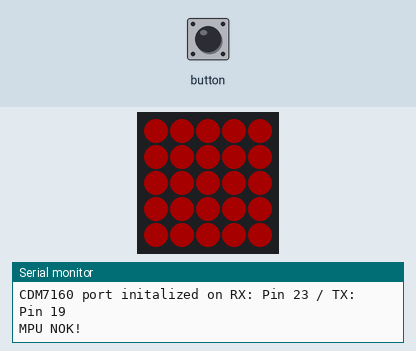
Recording of a program running on a simulated ESP32. Shown: 5×5 RGB LED matrix (first LED top left, wired row by row), the last lines printed to the serial monitor. Inputs (shaded band) come from the test bench. Dim RGB values are drawn brighter than linear.

Above: at 1.5 s.
1.6 s: button pressed for 3.2 s
At 4.43 s:
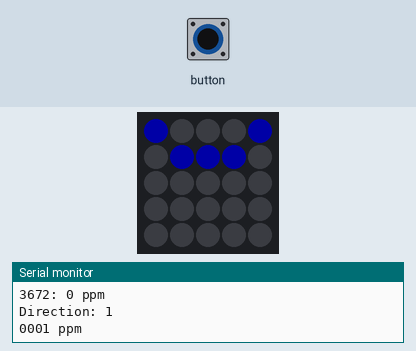
At 7.3 s:
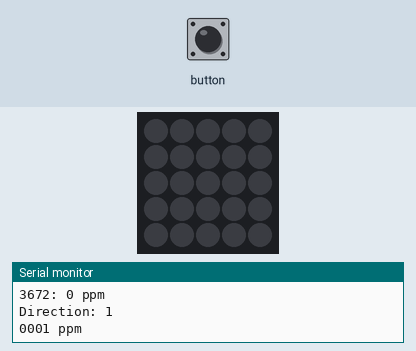
14.4 s: button pressed for 3.2 s
At 22.8 s:
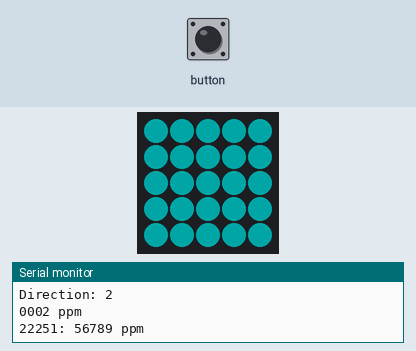
Timing chart, 0 to 24.3 s (numbered marks = the images above; inputs shaded):
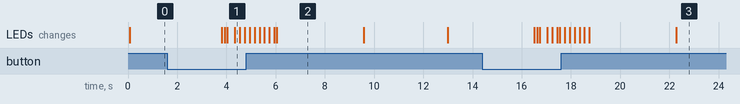

Measured:
- after the input at 1.6 s, the LEDs: first change after 2.2 s (image 1 shows a later state)
- after the input at 14.4 s, the LEDs: first change after 2.1 s (image 3 shows a later state)
- what the display in image 2 shows lasts 3.6 s, from 6.0 s to 9.6 s

The program:

main.cpp
```cpp
#include <Arduino.h>
#include "M5Atom.h"
#include <digit_display.h>
#include <cdm7160.h>

float accX = 0, accY = 0, accZ = 0;
float gyroX = 0, gyroY = 0, gyroZ = 0;
float temp = 0;
bool IMU6886Flag = false;

unsigned char digits_buf[5*75]; // empty + 4 digit ppm à 5x5 pixel in RGB
unsigned char disp_buf[sizeof(digits_buf)+2]; // + initial bytes for "width" & "height"

int CO2val = 400;
int CO2old = 400;
int rot_mod = 0;

void scroll_ppm(int ppm, byte rot_count) {
    Serial.print("Direction: "); Serial.println(rot_count);
    int buf_width;
    int buf_height;

    if (ppm >= 10000) ppm = 9999;
    byte thous = (int)floor(ppm/1000);
      Serial.print(thous);
    ppm = ppm - thous * 1000;
    byte huns = (int) floor(ppm/100);
      Serial.print(huns);
    ppm = ppm - huns * 100;
    byte tens = (int) floor(ppm/10);
      Serial.print(tens);
    ppm = ppm - tens * 10;
    byte ones = (int) floor(ppm);
      Serial.print(ones);
      Serial.println(" ppm");

    memcpy(digits_buf, empty, sizeof(empty));
    buf_width = DIGIT_WIDTH;
    buf_height = DIGIT_HEIGHT;
    if (thous == 0)
      digit_to_buf(99, rot_count); // -> empty
    else
      digit_to_buf(thous, rot_count);
    merge_buffers(digits_buf, &buf_width, &buf_height, rot_count);
    digit_to_buf(huns, rot_count);
    merge_buffers(digits_buf, &buf_width, &buf_height, rot_count);
    digit_to_buf(tens, rot_count);
    merge_buffers(digits_buf, &buf_width, &buf_height, rot_count);
    digit_to_buf(ones, rot_count);
    merge_buffers(digits_buf, &buf_width, &buf_height, rot_count);

    disp_buf[0] = buf_width;
    disp_buf[1] = buf_height;
    memcpy(disp_buf + 2, digits_buf, sizeof(digits_buf));

    int start = 0;
    int ende = 0;
    int incr = 0;
    if ((rot_count == SCROLL_LEFT_MERGE_TO_RIGHT) || (rot_count == SCROLL_TOP_MERGE_TO_BOTTOM)) {
      start = (thous == 0) ? 20 : 25;
      ende = -1;
      incr = -1;
    } else {
      start = (thous == 0) ? 10 : 5;
      ende = 31;
      incr = 1;
    }
    switch (rot_count % 2) {
      case 0: {
        for (int i = start; i != ende; i = i + incr) {
          M5.dis.displaybuff((uint8_t *)disp_buf, i,0);
          delay(100);
        }
        break;
      }
      default: {
        for (int i = start; i != ende; i = i + incr) {
          M5.dis.displaybuff((uint8_t *)disp_buf, 0,i);
          delay(100);
        }
        break;
      }
    }
}

void setup()
{
    Serial.begin(115200);
    Serial.println();
    Serial.println("M5atom_CO2_status starting...");

    M5.begin(true, false, true);
    delay(50);
    setup_cdm7160();
    matrix_fill(0xFF0000);
    delay(300);

    if (M5.IMU.Init() != 0) {
      IMU6886Flag = false;
      Serial.println("MPU NOK!");
    }
    else
    {
      IMU6886Flag = true;
      Serial.println("MPU ok...");
    }
}

void loop()
{
    if (M5.Btn.wasPressed()) {
      rot_mod = (rot_mod+1)%4;
      matrix_fill(0xFF00FF);
      delay(100);
      matrix_fill(0xFF0000);
      delay(100);
      scroll_ppm(rot_mod, rot_mod);
      delay(100);

    }

    if (IMU6886Flag == true)
    {
        M5.IMU.getGyroData(&gyroX, &gyroY, &gyroZ);
        if ((gyroX*gyroX + gyroY*gyroY + gyroZ*gyroZ) > 60) {
          matrix_fill(0xFFFFFF);
          int timer = 15; // ~1500 ms
          while (((gyroX*gyroX + gyroY*gyroY + gyroZ*gyroZ) > 40) && timer > 0) {
            M5.IMU.getGyroData(&gyroX, &gyroY, &gyroZ);
            delay(100);
            timer--;
          }
          M5.IMU.getAccelData(&accX, &accY, &accZ);
          M5.IMU.getTempData(&temp);
          byte direction = 0;
          if (accY*1000 > 700) direction = SCROLL_LEFT_MERGE_TO_RIGHT;
          if (accX*1000 > 700) direction = SCROLL_BOTTOM_MERGE_TO_TOP;
          if (accY*1000 < -700) direction = SCROLL_RIGHT_MERGE_TO_LEFT;
          if (accX*1000 < -700) direction = SCROLL_TOP_MERGE_TO_BOTTOM;
          direction = (direction + rot_mod) % 4;
          Serial.printf("Gyroscope X,Y,Z: %.2f,%.2f,%.2f o/s \r\n", gyroX, gyroY, gyroZ);
          Serial.printf("Accelerometer X,Y,Z: %.2f,%.2f,%.2f mg\r\n", accX * 1000, accY * 1000, accZ * 1000);
          Serial.printf("Temperature : %.2f C \r\n", temp);
          scroll_ppm(CO2val, direction);
          delay(100);
          matrix_fill(get_CO2color(CO2val));
        }
    }

    CO2val = read_CO2ppm();
    if (CO2val != CO2old) {
      Serial.print(millis()); Serial.print(": "); Serial.print(CO2val); Serial.println(" ppm");
      matrix_fill(get_CO2color(CO2val));
      CO2old = CO2val;
    }

    delay(100);
    M5.update();
}
```
